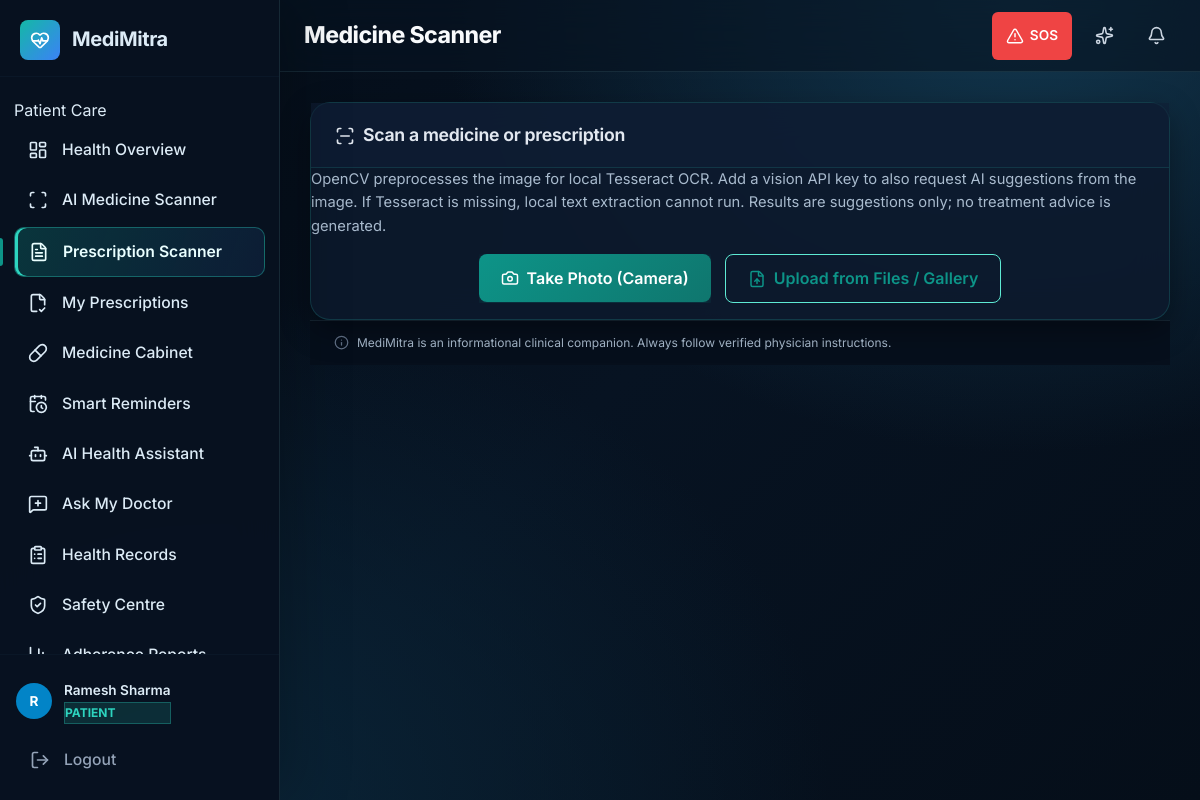
The app's page /scanner (signed in) with its own data.
### tables this page shows
CREATE TABLE users (
    id INTEGER PRIMARY KEY AUTOINCREMENT,
    username TEXT UNIQUE NOT NULL,
    email TEXT UNIQUE NOT NULL,
    password_hash TEXT NOT NULL,
    full_name TEXT NOT NULL,
    role TEXT NOT NULL DEFAULT 'patient',  -- 'patient' or 'caregiver'
    phone TEXT,
    created_at TIMESTAMP DEFAULT CURRENT_TIMESTAMP,
    updated_at TIMESTAMP DEFAULT CURRENT_TIMESTAMP
, is_active INTEGER DEFAULT 1, language TEXT DEFAULT en, auto_camera INTEGER DEFAULT 1);

### routes/scanner.py (the view, shortened to what this page needs)
@scanner_bp.route("", methods=["GET", "POST"])
@role_required('patient')
def scan():
    return render_template("scanner.html")

### database/db.py (called while the page is built)
def get_db_path():
    global DATABASE_PATH
    if DATABASE_PATH is None:
        DATABASE_PATH = os.getenv('DATABASE_PATH', 'medimitra.db')
    return DATABASE_PATH

def get_connection():
    conn = sqlite3.connect(get_db_path())
    conn.row_factory = sqlite3.Row  # Return rows as dicts
    conn.execute("PRAGMA foreign_keys = ON")
    return conn

def query_db(query, args=(), one=False):
    conn = get_connection()
    try:
        cur = conn.execute(query, args)
        results = cur.fetchall()
        return (results[0] if results else None) if one else results
    finally:
        conn.close()

### routes/auth.py (called while the page is built)
def role_required(*roles):
    def decorate(f):
        @wraps(f)
        def decorated_function(*args, **kwargs):
            if 'user_id' not in session:
                flash('Please log in to continue.', 'warning')
                return redirect(url_for('auth.login'))
            user = get_current_user()
            if not user:
                session.clear()
                flash('Your session has expired. Please sign in again.', 'warning')
                return redirect(url_for('auth.login'))
            if user['role'] not in roles:
                abort(403)
            return f(*args, **kwargs)
        return decorated_function
    return decorate

def get_current_user():
    if 'user_id' in session:
        return query_db('SELECT * FROM users WHERE id = ?', [session['user_id']], one=True)
    return None

### templates/scanner.html (shortened to what this page needs)
{% extends "base.html" %}
{% block page_title %}Medicine Scanner{% endblock %}
{% block content %}
<div class="card scanner-card">
    {% if not prescription %}
    <div class="card-header">
        <h3><i data-lucide="scan-line"></i> Scan a medicine or prescription</h3>
    </div>
    <p class="text-muted">OpenCV preprocesses the image for local Tesseract OCR. Add a vision API key to also request AI suggestions from the image. If Tesseract is missing, local text extraction cannot run. Results are suggestions only; no treatment advice is generated.</p>
    <form method="post" enctype="multipart/form-data" class="auth-form" id="scanForm">
        <div style="display:flex; justify-content:center; gap:14px; flex-wrap:wrap; margin:16px 0;">
            <div style="position:relative; overflow:hidden; display:inline-block; cursor:pointer;">
                <button type="button" class="btn btn-primary" style="pointer-events:none; display:inline-flex; align-items:center; gap:8px;">
                    <i data-lucide="camera"></i>
                    <span>Take Photo (Camera)</span>
                </button>
            </div>
            <div style="position:relative; overflow:hidden; display:inline-block; cursor:pointer;">
                <button type="button" class="btn btn-outline" style="pointer-events:none; display:inline-flex; align-items:center; gap:8px;">
                    <i data-lucide="file-up"></i>
                    <span>Upload from Files / Gallery</span>
                </button>
            </div>
        </div>
    </form>
    {% endif %}
{% endblock %}

### templates/base.html (shortened to what this page needs)
<!DOCTYPE html>
<html lang="en">
<head>
    <link rel="stylesheet" href="{{ url_for('static', filename='css/style.css') }}">
    <link rel="stylesheet" href="{{ url_for('static', filename='css/responsive.css') }}">
</head>
<body>
    {% if current_user %}
    <aside class="sidebar" id="sidebar">
        <div class="sidebar-header">
            <div class="logo">
                <div class="logo-icon">
                    <i data-lucide="heart-pulse"></i>
                </div>
                <span class="logo-text">MediMitra</span>
            </div>
        </div>
        <nav class="sidebar-nav">
            <ul>
                {% if current_user.role == 'patient' %}
                <li class="nav-section-label"><span>Patient Care</span></li>
                <li><a href="{{ url_for('dashboard.index') }}" class="nav-link {% if request.endpoint == 'dashboard.index' %}active{% endif %}"><i data-lucide="layout-dashboard"></i><span>Health Overview</span></a></li>
                <li><a href="{{ url_for('scanner.medicine_scan') }}" class="nav-link {% if request.endpoint == 'scanner.medicine_scan' %}active{% endif %}"><i data-lucide="scan"></i><span>AI Medicine Scanner</span></a></li>
                <li><a href="{{ url_for('scanner.scan') }}" class="nav-link {% if request.endpoint == 'scanner.scan' %}active{% endif %}"><i data-lucide="file-text"></i><span>Prescription Scanner</span></a></li>
                <li><a href="{{ url_for('prescriptions.index') }}" class="nav-link {% if request.endpoint == 'prescriptions.index' %}active{% endif %}"><i data-lucide="file-check-2"></i><span>My Prescriptions</span></a></li>
                <li><a href="{{ url_for('medicines.index') }}" class="nav-link {% if request.endpoint and 'medicines' in request.endpoint %}active{% endif %}"><i data-lucide="pill"></i><span>Medicine Cabinet</span></a></li>
                <li><a href="{{ url_for('schedule.index') }}" class="nav-link {% if request.endpoint and 'schedule' in request.endpoint %}active{% endif %}"><i data-lucide="calendar-clock"></i><span>Smart Reminders</span></a></li>
                <li><a href="{{ url_for('assistant.index') }}" class="nav-link {% if request.endpoint and 'assistant' in request.endpoint %}active{% endif %}"><i data-lucide="bot"></i><span>AI Health Assistant</span></a></li>
                <li><a href="{{ url_for('queries.patient_queries') }}" class="nav-link "><i data-lucide="message-square-plus"></i><span>Ask My Doctor</span></a></li>
                <li><a href="{{ url_for('records.index') }}" class="nav-link {% if request.endpoint and 'records' in request.endpoint %}active{% endif %}"><i data-lucide="clipboard-list"></i><span>Health Records</span></a></li>
                <li><a href="{{ url_for('safety.index') }}" class="nav-link {% if request.endpoint and 'safety' in request.endpoint %}active{% endif %}"><i data-lucide="shield-check"></i><span>Safety Centre</span></a></li>
                <li><a href="{{ url_for('reports.index') }}" class="nav-link {% if request.endpoint and 'reports' in request.endpoint %}active{% endif %}"><i data-lucide="bar-chart-3"></i><span>Adherence Reports</span></a></li>
                {% elif current_user.role == 'pharmacist' %}
                <li class="nav-section-label"><span>Pharmacy</span></li>
                <li><a href="{{ url_for('pharmacy.index') }}" class="nav-link {% if request.endpoint and 'pharmacy' in request.endpoint %}active{% endif %}"><i data-lucide="store"></i><span>Pharmacy Overview</span></a></li>
                {% endif %}
            </ul>
        </nav>
        <div class="sidebar-footer">
            <div class="user-card">
                <div class="user-avatar" style="background: {% if current_user.role == 'doctor' %}#059669{% elif current_user.role == 'admin' %}#4f46e5{% elif current_user.role == 'caregiver' %}#d97706{% else %}#0284c7{% endif %}; color: white;">
                    {{ current_user.full_name[0] | upper }}
                </div>
                <div class="user-info">
                    <span class="user-name">{{ current_user.full_name }}</span>
                    <span class="user-role badge-role" style="font-size:0.75rem; text-transform:uppercase; font-weight:700; color:{% if current_user.role == 'doctor' %}#059669{% elif current_user.role == 'admin' %}#4f46e5{% elif current_user.role == 'caregiver' %}#d97706{% else %}#0284c7{% endif %};">
                        {{ current_user.role }}
                    </span>
                </div>
            </div>
            <a href="{{ url_for('auth.logout') }}" class="nav-link logout-link">
                <i data-lucide="log-out"></i>
                <span>Logout</span>
            </a>
        </div>
    </aside>
    <main class="main-content" id="mainContent">
        <header class="topbar">
            <div class="topbar-title">
                <h1>{% block page_title %}Dashboard{% endblock %}</h1>
            </div>
            <div class="topbar-actions" style="display:flex; align-items:center; gap:12px;">
                {% if current_user.role == 'patient' %}
                <form action="{{ url_for('dashboard.trigger_sos') }}" method="POST" onsubmit="return confirm('Trigger Emergency SOS to your designated emergency contact?');" style="margin:0;">
                    <button type="submit" class="btn" style="background:#ef4444; color:#fff; padding:6px 14px; font-size:0.85rem; border:none; border-radius:6px; display:flex; align-items:center; gap:6px; font-weight:600; cursor:pointer;">
                        <i data-lucide="alert-triangle" style="width:16px;height:16px;"></i>
                        <span>SOS</span>
                    </button>
                </form>
                {% endif %}
                <button type="button" class="icon-btn" onclick="playSplashAnimation(true)" title="Replay 3D Intro & Sound" aria-label="Replay 3D Intro">
                    <i data-lucide="sparkles"></i>
                </button>
                <button class="icon-btn" aria-label="Notifications">
                    <i data-lucide="bell"></i>
                </button>
            </div>
        </header>
        <div class="page-content">
            {% block content %}{% endblock %}
        </div>
        <footer class="disclaimer">
            <i data-lucide="info" style="width:14px;height:14px"></i>
            <span>MediMitra is an informational clinical companion. Always follow verified physician instructions.</span>
        </footer>
    </main>
    {% endif %}
</body>
</html>

### static/css/responsive.css (style rules this page uses)
:root { --safe-top: env(safe-area-inset-top, 0px); --safe-bottom: env(safe-area-inset-bottom, 0px); }
html, body { max-width: 100vw !important; width: 100% !important; overflow-x: hidden !important; position: relative; box-sizing: border-box; }
*, *::before, *::after { box-sizing: border-box; }
.main-content, .page-content, .dashboard-page, .auth-layout, .container { max-width: 100% !important; overflow-x: hidden !important; box-sizing: border-box !important; }
:root { --bg-body: #060e1a !important; --bg-card: rgba(13, 26, 45, 0.88) !important; --bg-sidebar: rgba(8, 18, 32, 0.98) !important; --bg-surface: #0a1727 !important; --gray-50: #060f1c !important; --gray-100: #0a1727 !important; --gray-200: #122438 !important; --gray-300: #1c324c !important; --gray-400: #64748b !important; --gray-500: #94a3b8 !important; --gray-600: #cbd5e1 !important; --gray-700: #e2e8f0 !important; --gray-800: #f1f5f9 !important; --gray-900: #ffffff !important; --border-glow: rgba(45, 212, 191, 0.18) !important; }
body, html { background: radial-gradient(ellipse at 85% 0%, #12374e 0%, transparent 40%), radial-gradient(ellipse at 15% 100%, #0a2538 0%, transparent 45%), linear-gradient(135deg, #050d18 0%, #071322 50%, #050e19 100%) !important; color: #cbd5e1 !important; }
.card, .stat-card, .dashboard-grid > div, .panel, .adherence-circle, .upload-card, .result-card, .chat-container { background: rgba(13, 26, 45, 0.88) !important; border: 1px solid rgba(45, 212, 191, 0.18) !important; box-shadow: 0 10px 30px rgba(0, 0, 0, 0.35) !important; color: #cbd5e1 !important; }
.card-header { background: rgba(15, 31, 54, 0.6) !important; border-bottom: 1px solid rgba(45, 212, 191, 0.14) !important; color: #f1f5f9 !important; }
.tag, .badge-role { background: rgba(45, 212, 191, 0.14) !important; border: 1px solid rgba(45, 212, 191, 0.3) !important; color: #2dd4bf !important; }
svg.lucide, .lucide, i[data-lucide] { width: 20px !important; height: 20px !important; stroke-width: 2px !important; vertical-align: middle !important; flex-shrink: 0 !important; display: inline-block !important; }
.btn-sm svg, .btn-sm .lucide, .icon-sm, .tag svg, .badge svg, .medicine-meta svg, .dose-details svg, .disclaimer svg { width: 15px !important; height: 15px !important; stroke-width: 2px !important; }
.btn svg, .btn .lucide, .quick-action-btn svg { width: 18px !important; height: 18px !important; stroke-width: 2px !important; }
.nav-link svg, .bottom-nav-item svg { width: 20px !important; height: 20px !important; stroke-width: 2px !important; }
.card-header h3 svg, .section-title svg, h2 svg, h3 svg { width: 20px !important; height: 20px !important; margin-right: 4px !important; }
.icon-btn svg { width: 19px !important; height: 19px !important; }
body, button, input, select, textarea { font-family: 'Inter', -apple-system, BlinkMacSystemFont, 'Segoe UI', Roboto, Helvetica, Arial, sans-serif !important; -webkit-font-smoothing: antialiased !important; -moz-osx-font-smoothing: grayscale !important; text-rendering: optimizeLegibility !important; }
h1, .topbar-title h1 { font-size: clamp(1.2rem, 3.5vw, 1.45rem) !important; font-weight: 750 !important; letter-spacing: -0.025em !important; color: #f8fafc !important; line-height: 1.25 !important; }
h3, .card-header h3 { font-size: clamp(0.98rem, 2.5vw, 1.1rem) !important; font-weight: 650 !important; letter-spacing: -0.015em !important; color: #e2e8f0 !important; line-height: 1.35 !important; }
p, .text-base { font-size: 0.92rem !important; line-height: 1.6 !important; color: #cbd5e1 !important; }
.dashboard-page, .main-content, .page-content, .auth-layout { perspective: 1200px; transform-style: preserve-3d; }
.card, .stat-card, .welcome-banner, .quick-action-btn, .medicine-item { transform-style: preserve-3d; backface-visibility: hidden; will-change: transform; transition: border-color 0.25s ease, box-shadow 0.25s ease; }

### records on screen
users: full_name "R", full_name "Ramesh Sharma", role "PATIENT"
